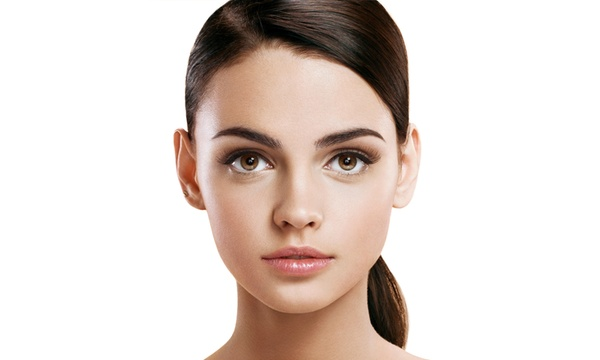
#> input picture FaceImages/2.jpg, 600 x 360 px
$ python FaceDetector.py
#> lines starting #> are read from the running program, lines starting #| are printed output that depends on the picture; after the words box and inside, x2 and y2 are one past the last pixel; in counts of white or black regions, pixels touching at a corner belong together
import cv2

trData  = cv2.CascadeClassifier('TRData.xml')

img = cv2.imread("FaceImages/2.jpg")
#> img is the input picture: shape (360, 600, 3); mean B, G, R 208, 213.8, 224.9
grayscale = cv2.cvtColor(img, cv2.COLOR_BGR2GRAY)
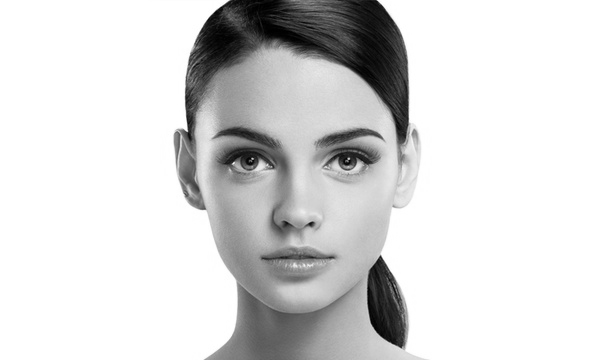
#> grayscale: shape (360, 600); min 0, max 255, mean 216.5

faceCordinate = trData.detectMultiScale(grayscale)
#> faceCordinate = [[175, 60, 250, 250]]


for(x,y,w,h) in faceCordinate:
    cv2.rectangle(img, (x, y), (x+w , y+h), (0,255,0), 5)
#> this loop made 1 pass
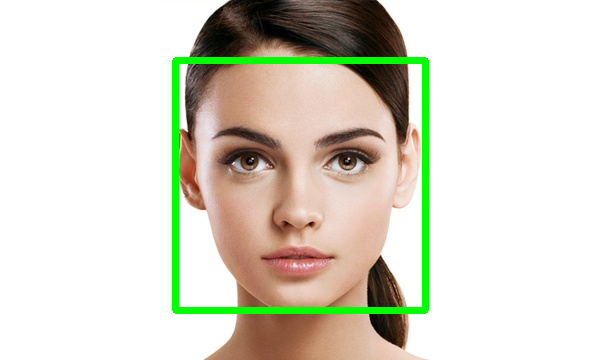
#> img: shape (360, 600, 3); 3.23% of pixels changed, all inside (x1, y1, x2, y2) = (172, 57, 429, 314)


cv2.imshow('ck', img)

cv2.waitKey()
print("run")

$ run again, with FaceImages/GettyImages-1092658864_hero-1024x575.webp saved as FaceImages/2.jpg
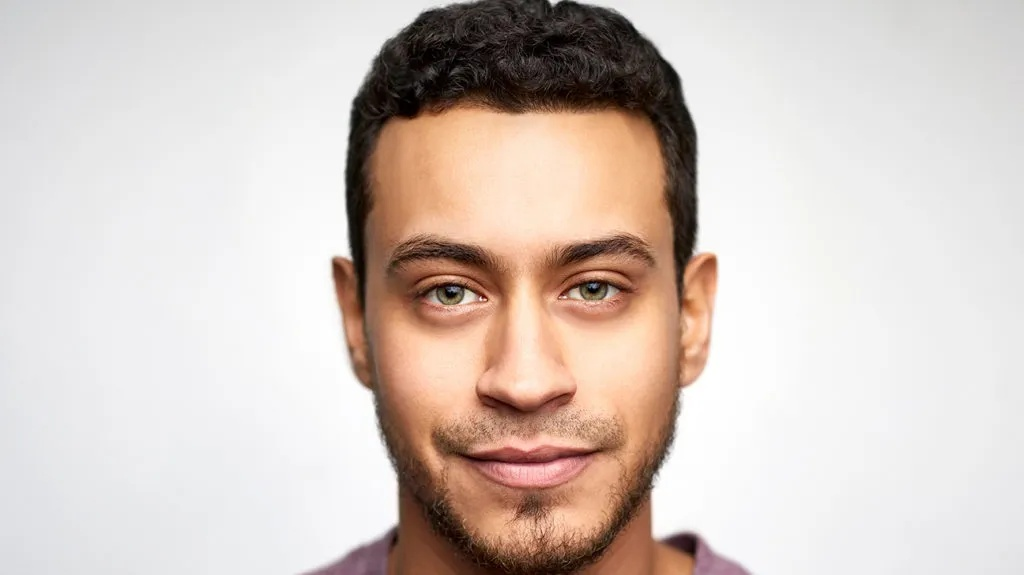
#> input picture FaceImages/GettyImages-1092658864_hero-1024x575.webp, 1024 x 575 px
#> img is the input picture: shape (575, 1024, 3); mean B, G, R 193.5, 200.3, 213
#> `grayscale = cv2.cvtColor(img, cv2.COLOR_BGR2GRAY)`:
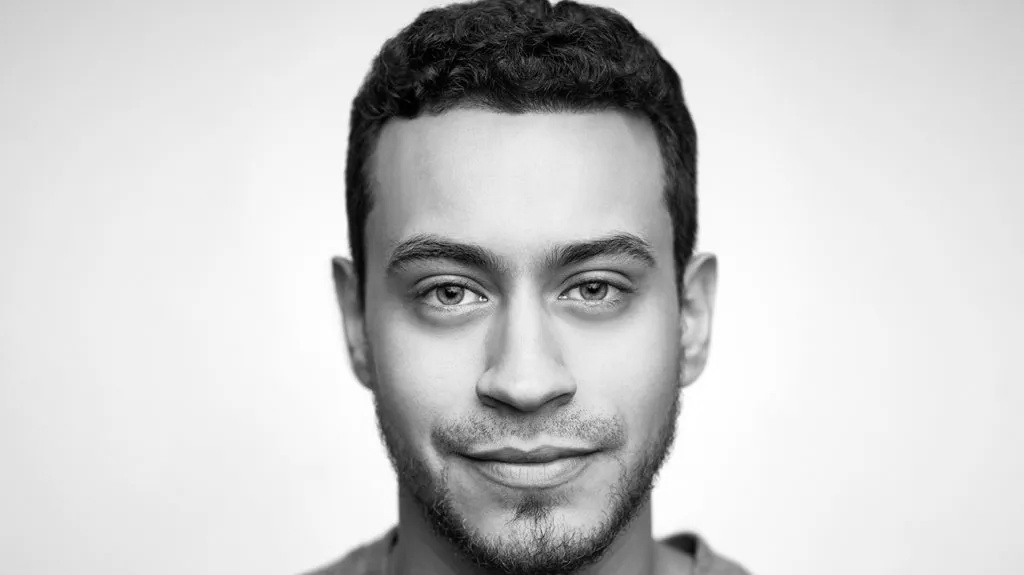
#> grayscale: shape (575, 1024); min 0, max 255, mean 203.3
#> faceCordinate = [[323, 130, 400, 400]]
#> the loop `for(x,y,w,h) in faceCordinate:` made 1 pass
#> after the loop `for(x,y,w,h) in faceCordinate:`:
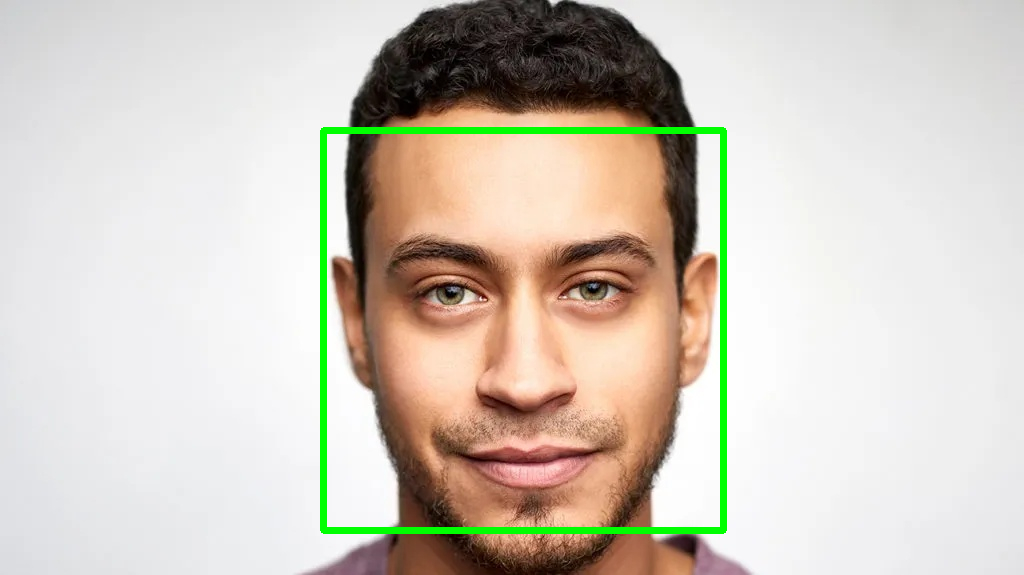
#> img: shape (575, 1024, 3); 1.9% of pixels changed, all inside (x1, y1, x2, y2) = (320, 127, 727, 534)
